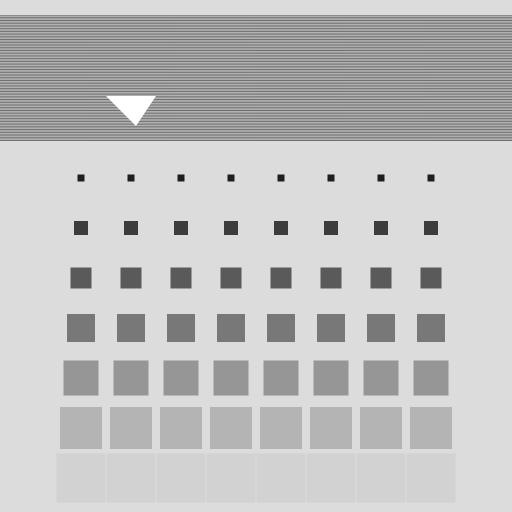
Frame 1 (no input)
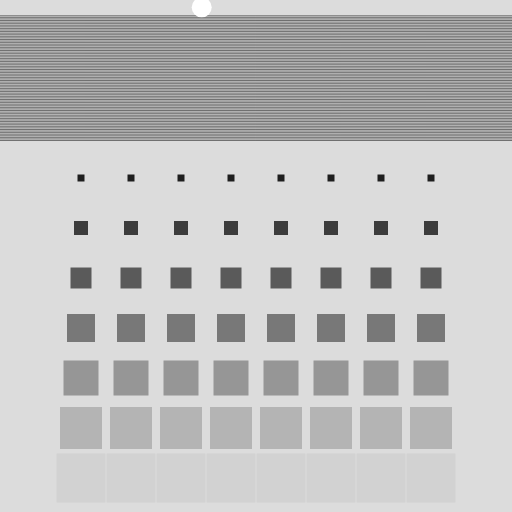
Frame 60 (no input)
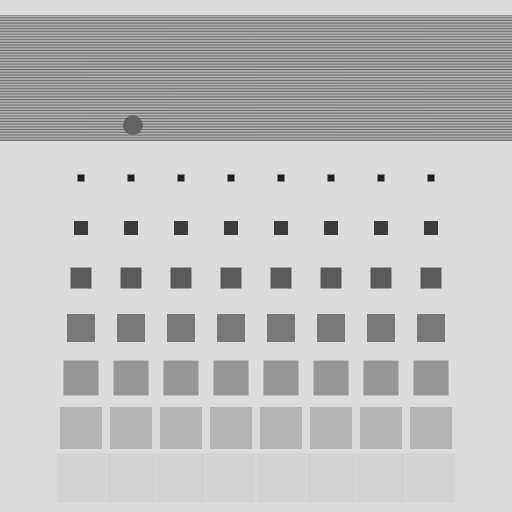
Frame 120 (the mouse pressed at the canvas centre since frame 60)

The p5.js sketch that drew these frames (run headless with seeded random() and noise() and a simulated clock; from frame 60 on, the mouse is pressed at the canvas centre):

// p5.js sketch
// ── sketch.js
function setup() {
    createCanvas(512, 512);;
}

function draw() {
    background(220);
    console.log("x:" + mouseX + "y:" + mouseY);

    push();
    rectMode(CENTER)
        //rectangulos
    for (var i = 0; i < 8; i++) {
        for (var j = 0; j < 8; j++) {
            var x = i * 50 + 81;
            var y = j * 50 + 128;
            var d = j * 7;

            fill(j * 30);
            noStroke();

            rect(x, y, d);
        }
    }
    pop();

    //lineas horizontales superiores
    push();
    if (keyIsPressed) {
        var lineSpacing = 600 / 380;
        var lineWidth = 0.15;

        for (let i = 0; i < 80; i++) {
            var y = lineSpacing * (i + 10);
            drawLine(0, y, width, y, lineWidth);
        }

        function drawLine(x1, y1, x2, y2, lineWidth) {
            stroke(0);
            strokeWeight(lineWidth);
            line(x1, y1, x2, y2);
        }
    } else {
        var lineSpacing = 600 / 380;
        var lineWidth = 0.5;

        for (let i = 0; i < 80; i++) {
            var y = lineSpacing * (i + 10);
            drawLine(0, y, width, y, lineWidth);
        }

        function drawLine(x1, y1, x2, y2, lineWidth) {
            stroke(0);
            strokeWeight(lineWidth);
            line(x1, y1, x2, y2);
        }
    }
    pop();

    //Si se mantiene el mouse clickeado cambia el color de las 3 primitivas
    push();
    var shapeType = floor(random(3));
    var x = random(width);
    var y = random(height / 4);


    if (mouseIsPressed) {
        noStroke();
        fill(100, 100, 100);

        switch (shapeType) {
            case 0:
                ellipse(x, y, 20, 20);
                break;
            case 1:
                rect(x, y, 50, 50);
                break;
            case 2:
                triangle(x, y, x + 50, y, x + 30, y + 30);
                break;
        }
    } else {
        noStroke();
        fill(255, 255, 255);

        switch (shapeType) {
            case 0:
                ellipse(x, y, 20, 20);
                break;
            case 1:
                rect(x, y, 50, 50);
                break;
            case 2:
                triangle(x, y, x + 50, y, x + 30, y + 30);
                break;
        }
    }
    pop();
}
